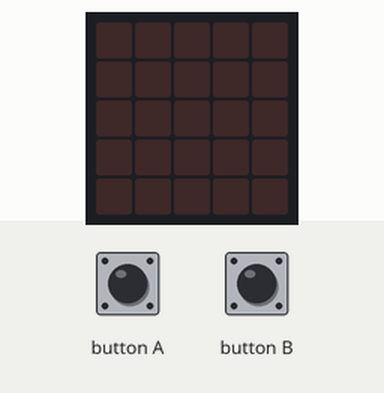
Recording of a program running on a simulated BBC micro:bit (MakeCode). On the bench: the board's 5×5 LED display. Inputs (shaded band) come from the test bench.

Above: at 1.2 s.
1.3 s: button A pressed for 0.15 s
At 2.1 s:
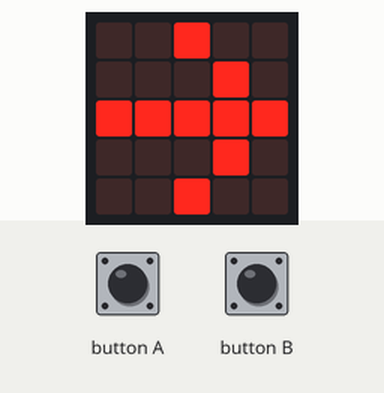
2.9 s: button B pressed for 0.15 s
At 3.4 s:
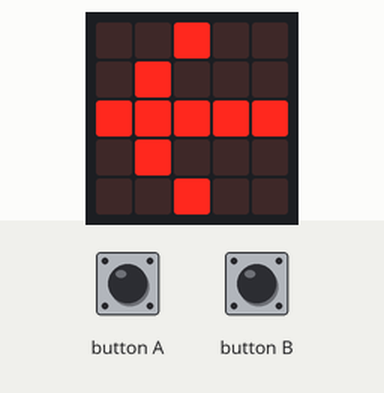
Timing chart, 0 to 5.9 s (numbered marks = the images above; inputs shaded):
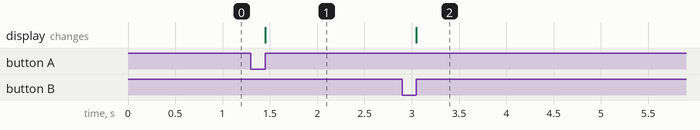

The program:

1-1.py
```python
def button_a():
    basic.show_arrow(ArrowNames.EAST)

def button_b():
    basic.show_arrow(ArrowNames.WEST)

input.on_button_pressed(Button.A, button_a)
input.on_button_pressed(Button.B, button_b)
```

Measured:
- after the input at 1.3 s, the display: changes after 0.15 s (image 1)
- after the input at 2.9 s, the display: changes after 0.15 s (image 2)
